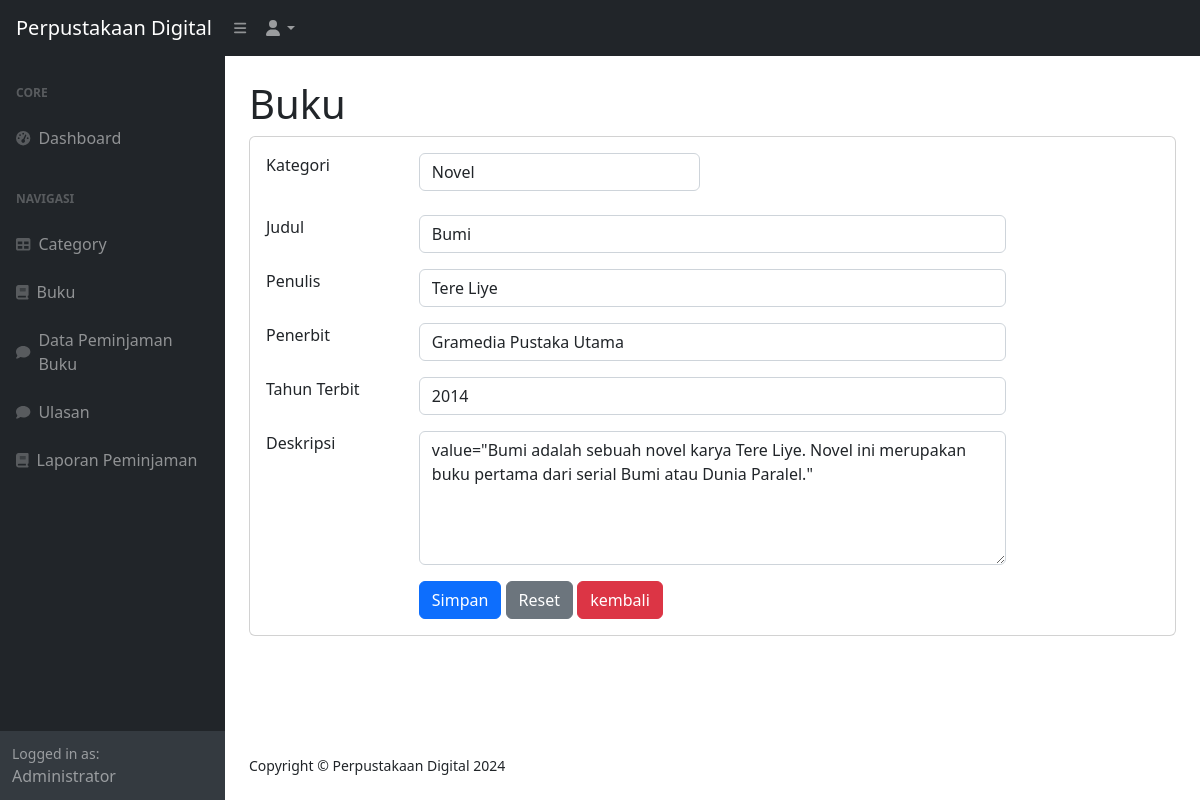
The app's page /index.php?page=buku_ubah&&id=2 (signed in) with its own data.
### tables this page shows
CREATE TABLE `buku` (
  `id_buku` int(11) NOT NULL,
  `id_category` int(11) DEFAULT NULL,
  `judul` varchar(255) DEFAULT NULL,
  `penulis` varchar(255) DEFAULT NULL,
  `penerbit` varchar(255) DEFAULT NULL,
  `tahun_terbit` varchar(255) DEFAULT NULL,
  `deskripsi` text DEFAULT NULL
);

CREATE TABLE `categroy` (
  `id_category` int(11) NOT NULL,
  `category` varchar(255) DEFAULT NULL
);

### buku_ubah.php (the view, shortened to what this page needs)
<h1 class="mt-4">Buku</h1>
<div class="card">
    <div class="card-body">
        <div class="row">
            <div class="col-md-12">
                <form method="post">
                    <?php
                    $id = $_GET['id'];
                        $query = mysqli_query($koneksi, "SELECT*FROM buku WHERE id_buku=$id");
                        $data = mysqli_fetch_array($query);
                    ?>
                    <div class="row mb-4">
                        <div class="col-md-2">Kategori</div>
                        <div class="col-md-4">
                            <select name="id_category" class="form-control">
                                <?php
                                    $kat = mysqli_query($koneksi, "SELECT*FROM categroy");
                                    while($kategori = mysqli_fetch_array($kat)) {
                                        ?>
                                        <option <?php if($kategori['id_category'] == $data['id_category']) echo 'selected'; ?> value="<?php echo $kategori['id_category']; ?>"><?php echo $kategori['category']; ?></option>
                                        <?php
                                    }
                                ?>
                            </select>
                        </div>
                    </div>
                    <div class="row mb-3">
                        <div class="col-md-2">Judul</div>
                        <div class="col-md-8"><input type="text" value="<?php echo $data['judul']; ?>" class="form-control" name="judul"></div>
                    </div>
                    <div class="row mb-3">
                        <div class="col-md-2">Penulis</div>
                        <div class="col-md-8"><input type="text" value="<?php echo $data['penulis']; ?>" class="form-control" name="penulis"></div>
                    </div>
                    <div class="row mb-3">
                        <div class="col-md-2">Penerbit</div>
                        <div class="col-md-8"><input type="text" value="<?php echo $data['penerbit']; ?>" class="form-control" name="penerbit"></div>
                    </div>
                    <div class="row mb-3">
                        <div class="col-md-2">Tahun Terbit</div>
                        <div class="col-md-8"><input type="number" value="<?php echo $data['tahun_terbit']; ?>" class="form-control" name="tahun_terbit"></div>
                    </div>
                    <div class="row mb-3">
                        <div class="col-md-2">Deskripsi</div>
                        <div class="col-md-8">
                            <textarea name="deskripsi" rows="5" class="form-control">value="<?php echo $data['deskripsi']; ?>"</textarea>
                        </div>
                    </div>
                    <div class="row">
                        <div class="col-md-2"></div>
                        <div class="col-md-8">
                            <button type="submit" class="btn btn-primary" name="submit" value="submit">Simpan</button>
                            <button type="reset" class="btn btn-secondary">Reset</button>
                            <a href="?page=buku" class="btn btn-danger">kembali</a>
                        </div>
                    </div>
                </form>
            </div>
        </div>
    </div>
</div>

### records on screen
buku: id_category "Novel", judul "Bumi", penulis "Tere Liye", penerbit "Gramedia Pustaka Utama", tahun_terbit "2014", deskripsi "value=\"Bumi adalah sebuah novel karya Tere Liye. Novel ini merupakan buku pertama dari serial Bumi atau Dunia Paralel.\""

### other values on screen
$_SESSION['user']['nama'] "Administrator"
